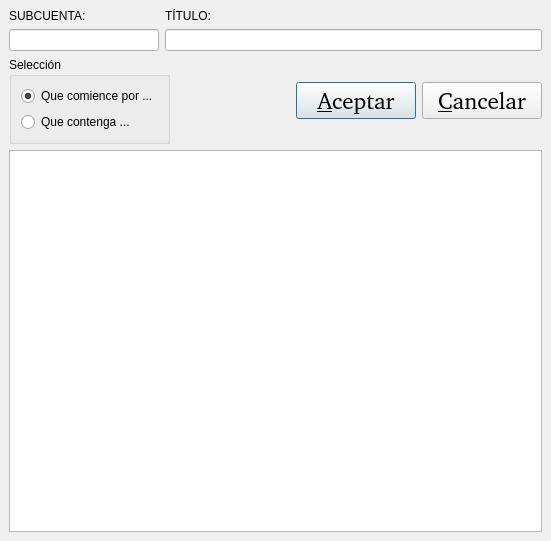
<?xml version="1.0" encoding="UTF-8"?>
<ui version="4.0">
 <author>José Manuel Díez Botella</author>
 <class>buscasubcuenta</class>
 <widget class="QDialog" name="buscasubcuenta">
  <property name="geometry">
   <rect>
    <x>0</x>
    <y>0</y>
    <width>551</width>
    <height>541</height>
   </rect>
  </property>
  <property name="windowTitle">
   <string>Búsqueda Cuenta Auxiliar</string>
  </property>
  <layout class="QVBoxLayout">
   <property name="spacing">
    <number>6</number>
   </property>
   <property name="leftMargin">
    <number>9</number>
   </property>
   <property name="topMargin">
    <number>9</number>
   </property>
   <property name="rightMargin">
    <number>9</number>
   </property>
   <property name="bottomMargin">
    <number>9</number>
   </property>
   <item>
    <layout class="QHBoxLayout">
     <property name="spacing">
      <number>6</number>
     </property>
     <property name="leftMargin">
      <number>0</number>
     </property>
     <property name="topMargin">
      <number>0</number>
     </property>
     <property name="rightMargin">
      <number>0</number>
     </property>
     <property name="bottomMargin">
      <number>0</number>
     </property>
     <item>
      <layout class="QVBoxLayout">
       <property name="spacing">
        <number>6</number>
       </property>
       <property name="leftMargin">
        <number>0</number>
       </property>
       <property name="topMargin">
        <number>0</number>
       </property>
       <property name="rightMargin">
        <number>0</number>
       </property>
       <property name="bottomMargin">
        <number>0</number>
       </property>
       <item>
        <widget class="QLabel" name="TextLabel1">
         <property name="frameShape">
          <enum>QFrame::NoFrame</enum>
         </property>
         <property name="frameShadow">
          <enum>QFrame::Plain</enum>
         </property>
         <property name="text">
          <string>SUBCUENTA:</string>
         </property>
         <property name="wordWrap">
          <bool>false</bool>
         </property>
        </widget>
       </item>
       <item>
        <widget class="QLineEdit" name="SubcuentaLineEdit">
         <property name="maximumSize">
          <size>
           <width>150</width>
           <height>32767</height>
          </size>
         </property>
         <property name="maxLength">
          <number>40</number>
         </property>
        </widget>
       </item>
      </layout>
     </item>
     <item>
      <layout class="QVBoxLayout">
       <property name="spacing">
        <number>6</number>
       </property>
       <property name="leftMargin">
        <number>0</number>
       </property>
       <property name="topMargin">
        <number>0</number>
       </property>
       <property name="rightMargin">
        <number>0</number>
       </property>
       <property name="bottomMargin">
        <number>0</number>
       </property>
       <item>
        <widget class="QLabel" name="TextLabel2">
         <property name="frameShape">
          <enum>QFrame::NoFrame</enum>
         </property>
         <property name="frameShadow">
          <enum>QFrame::Plain</enum>
         </property>
         <property name="text">
          <string>TÍTULO:</string>
         </property>
         <property name="wordWrap">
          <bool>false</bool>
         </property>
        </widget>
       </item>
       <item>
        <widget class="QLineEdit" name="TituloLineEdit">
         <property name="maxLength">
          <number>255</number>
         </property>
        </widget>
       </item>
      </layout>
     </item>
    </layout>
   </item>
   <item>
    <layout class="QHBoxLayout">
     <property name="spacing">
      <number>6</number>
     </property>
     <property name="leftMargin">
      <number>0</number>
     </property>
     <property name="topMargin">
      <number>0</number>
     </property>
     <property name="rightMargin">
      <number>0</number>
     </property>
     <property name="bottomMargin">
      <number>0</number>
     </property>
     <item>
      <widget class="QGroupBox" name="groupBox">
       <property name="title">
        <string>Selección</string>
       </property>
       <layout class="QVBoxLayout">
        <property name="spacing">
         <number>6</number>
        </property>
        <property name="leftMargin">
         <number>9</number>
        </property>
        <property name="topMargin">
         <number>9</number>
        </property>
        <property name="rightMargin">
         <number>9</number>
        </property>
        <property name="bottomMargin">
         <number>9</number>
        </property>
        <item>
         <widget class="QRadioButton" name="ComienceRadioButton">
          <property name="text">
           <string>Que comience por ...</string>
          </property>
          <property name="checked">
           <bool>true</bool>
          </property>
         </widget>
        </item>
        <item>
         <widget class="QRadioButton" name="ContengaRadioButton">
          <property name="text">
           <string>Que contenga ...</string>
          </property>
         </widget>
        </item>
       </layout>
      </widget>
     </item>
     <item>
      <spacer>
       <property name="orientation">
        <enum>Qt::Horizontal</enum>
       </property>
       <property name="sizeHint" stdset="0">
        <size>
         <width>40</width>
         <height>20</height>
        </size>
       </property>
      </spacer>
     </item>
     <item>
      <widget class="QPushButton" name="AceptarBoton">
       <property name="minimumSize">
        <size>
         <width>120</width>
         <height>35</height>
        </size>
       </property>
       <property name="font">
        <font>
         <family>Helvetica [Adobe]</family>
         <pointsize>17</pointsize>
        </font>
       </property>
       <property name="text">
        <string>&amp;Aceptar</string>
       </property>
       <property name="shortcut">
        <string>Alt+A</string>
       </property>
      </widget>
     </item>
     <item>
      <widget class="QPushButton" name="CancelarBoton">
       <property name="minimumSize">
        <size>
         <width>120</width>
         <height>35</height>
        </size>
       </property>
       <property name="font">
        <font>
         <family>Helvetica [Adobe]</family>
         <pointsize>17</pointsize>
        </font>
       </property>
       <property name="text">
        <string>&amp;Cancelar</string>
       </property>
       <property name="shortcut">
        <string>Alt+C</string>
       </property>
      </widget>
     </item>
    </layout>
   </item>
   <item>
    <widget class="QTableView" name="tableView"/>
   </item>
  </layout>
 </widget>
 <layoutdefault spacing="6" margin="11"/>
 <includes>
  <include location="local">funciones.h</include>
 </includes>
 <resources/>
 <connections>
  <connection>
   <sender>AceptarBoton</sender>
   <signal>clicked()</signal>
   <receiver>buscasubcuenta</receiver>
   <slot>accept()</slot>
   <hints>
    <hint type="sourcelabel">
     <x>404</x>
     <y>126</y>
    </hint>
    <hint type="destinationlabel">
     <x>402</x>
     <y>134</y>
    </hint>
   </hints>
  </connection>
  <connection>
   <sender>CancelarBoton</sender>
   <signal>clicked()</signal>
   <receiver>buscasubcuenta</receiver>
   <slot>reject()</slot>
   <hints>
    <hint type="sourcelabel">
     <x>530</x>
     <y>126</y>
    </hint>
    <hint type="destinationlabel">
     <x>540</x>
     <y>153</y>
    </hint>
   </hints>
  </connection>
 </connections>
</ui>
